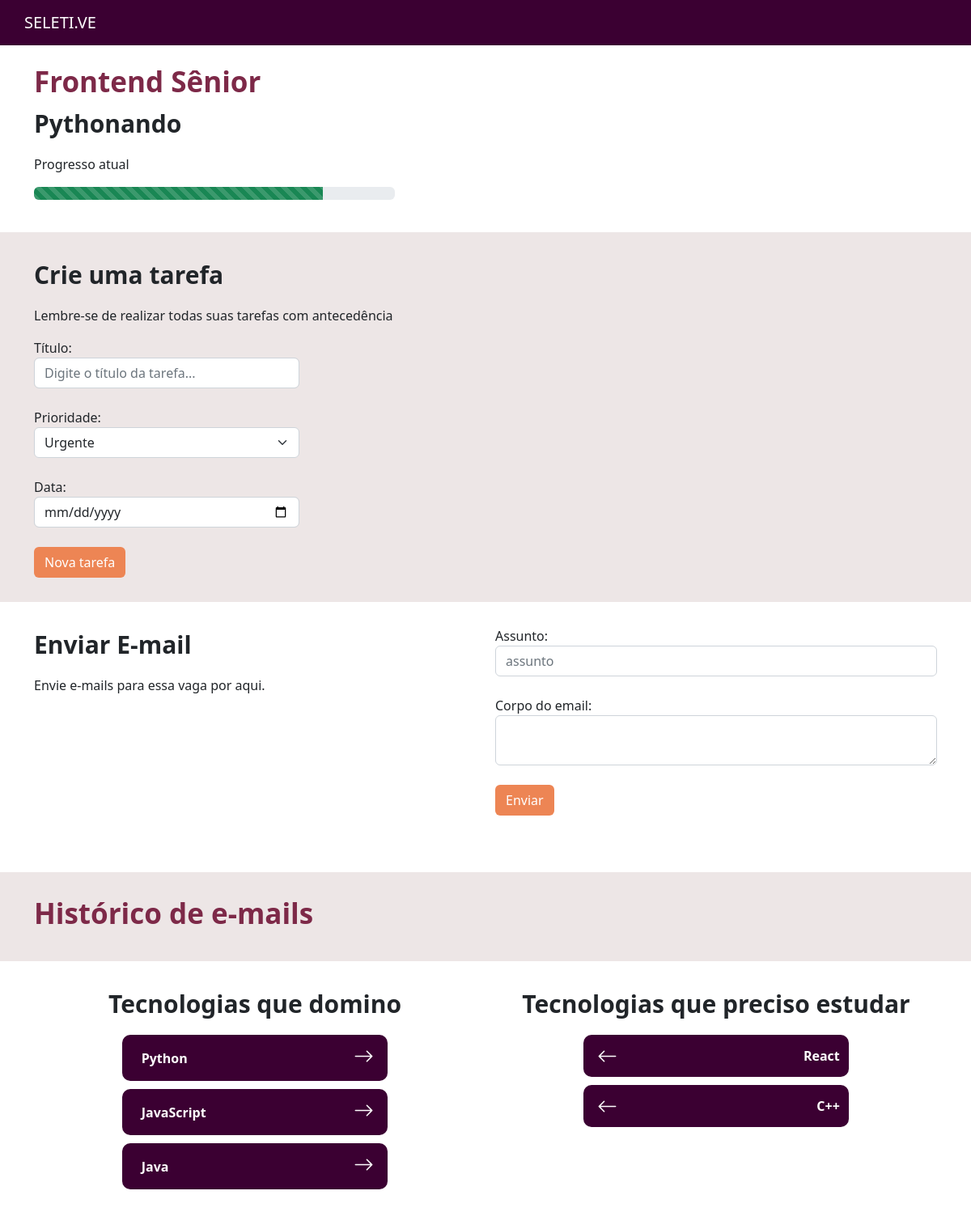
Screenshot of /vagas/vaga/5 with the database file from the repository.
### empresa/models.py (models this page shows, shortened)
class Vagas(models.Model):
    choices_experiencia = (
        ('E', 'Estagio'),
        ('J', 'Júnior'),
        ('P', 'Pleno'),
        ('S', 'Sênior'),
    )
    choices_status = (
        ('I', 'Interesse'),
        ('C', 'Currículo enviado'),
        ('E', 'Entrevista'),
        ('D', 'Desafio técnico'),
        ('F', 'Finalizado')
    )
    empresa = models.ForeignKey(Empresa, null=True, on_delete=models.SET_NULL)
    titulo = models.CharField(max_length=30)
    nivel_experiencia = models.CharField(max_length=2, choices=choices_experiencia)
    data_final = models.DateField()
    email = models.EmailField(null=True)
    status = models.CharField(max_length=30, choices=choices_status)
    tecnologias_dominadas = models.ManyToManyField(Tecnologias)
    tecnologias_estudar = models.ManyToManyField(Tecnologias, related_name='estudar')
    def progresso(self):
        x = [((i + 1)* 20, j[0]) for i, j in enumerate(self.choices_status)]
        x = list(filter(lambda x: x[1] == self.status, x))[0][0]
        return x

class Empresa(models.Model):
    choices_nicho_mercado = (
        ('M', 'Marketing'),
        ('N', 'Nutrição'),
        ('D', 'Design'),
        ('T', 'Tecnologia'),
    )
    logo = models.ImageField(upload_to='logo_empresa', null=True)
    nome = models.CharField(max_length=30)
    email = models.EmailField()
    cidade = models.CharField(max_length=30)
    tecnologias = models.ManyToManyField(Tecnologias)
    endereco = models.CharField(max_length=30)
    caracteristica_empresa = models.TextField()
    nicho_mercado = models.CharField(max_length=4, choices=choices_nicho_mercado)
    def __str__(self):
        return self.nome

class Tecnologias(models.Model):
    tecnologia = models.CharField(max_length=30)
    def __str__(self):
        return self.tecnologia

### vagas/views.py (the view)
# urls.py: path('vaga/<int:id>', views.vaga, name='vaga'),
def vaga(request, id):
    vaga = get_object_or_404(Vagas, id=id)
    tarefas = Tarefa.objects.filter(vaga=vaga).filter(realizada=False)
    emails = Emails.objects.filter(vaga=vaga)
    return render(request, 'vaga.html', {'vaga': vaga, 'tarefas': tarefas, 'emails': emails})

### vagas/templates/vaga.html (shortened to what this page needs)
{% extends 'base.html' %}
{% load static %}
{% block 'head' %}
    <link rel="stylesheet" href="{% static 'vaga/css/vaga.css' %}">
{% endblock %}
{% block 'body' %}
    <div class="container">
        <br>
        <h3 class="titulo">{{vaga.titulo}}</h3>
        <p class="titulo2">{{vaga.empresa}}</p>
        <p>Progresso atual</p>
        <div style="width: 40%" class="progress">
            <div class="progress-bar progress-bar-striped bg-success" role="progressbar" style="width: {{vaga.progresso}}%" aria-valuenow="25" aria-valuemin="0" aria-valuemax="100"></div>
        </div>
    </div>
    <div class="bg2">
        <div class="container">
            <div class="row">
                <div class="col-md">
                    <p class="titulo2">Crie uma tarefa</p>
                    <p>Lembre-se de realizar todas suas tarefas com antecedência</p>
                    <form action="{% url 'nova_tarefa' vaga.id %}" method='POST'>{% csrf_token %}
                        <label>Título:</label>
                        <input name="titulo" type="text" class="form-control input-tarefa" placeholder="Digite o título da tarefa...">
                        <br>
                        <label>Prioridade:</label>
                        <select name="prioridade" class="form-select input-tarefa">
                            <option value="U">Urgente</option>
                        </select>
                        <br>
                        <label>Data:</label>
                        <input name="data" type="date" class="form-control input-tarefa" placeholder="">
                        <br>
                        <input type="submit" value="Nova tarefa" class="btn btn-orange">
                    </form>
                </div>
                <div class="col-md">
                </div>
            </div>
        </div>
    </div>
    <div class="container bg3">
        <div class="row">
            <div class="col-md">
                <p class="titulo2">Enviar E-mail</p>
                <p>Envie e-mails para essa vaga por aqui.</p>
            </div>
            <div class="col-md">
                <form action="{% url "envia_email" vaga.id %}" method="POST"> {% csrf_token %}
                    <label>Assunto:</label>
                    <input name="assunto" type="text" class="form-control" placeholder="assunto">
                    <br>
                    <label>Corpo do email:</label>
                    <textarea name="corpo" class="form-control"></textarea>
                    <br>
                    <input type="submit" class="btn btn-orange" value="Enviar">
                </form>
            </div>
        </div>
    </div>
    <div class="bg2">
        <div class="container">
            <div class="row">
                <h3 class="titulo">Histórico de e-mails</h3>
            </div>
        </div>
    </div>
    <div class="container bg3" align="center">
        <div class="row">
            <div class="col-md">
                <p class="titulo2" id="tecnologias">Tecnologias que domino</p>
                <form action="{% url 'tecnologia_status' vaga.id %}" method="POST"> {% csrf_token %}
                    {% for tecnologia_dominada in vaga.tecnologias_dominadas.all %}
                        <div class="li-tech">
                            <table class="tabela">
                                <tr>
                                    <td style="width: 90%;">
                                        <strong>{{ tecnologia_dominada }}</strong>
                                    </td>
                                    <td align="right" style="width: 10%;">
                                        <button style="background-color: transparent;
                                        background-repeat: no-repeat;
                                        border: none;
                                        cursor: pointer;
                                        overflow: hidden;
                                        width: 30px;
                                        height: 30px;" class="botao-tecnologia" type="submit" value="{{ tecnologia_dominada.id }}" name="tecnologia_dominada">
                                        </button>
                                    </td>
                                </tr>
                            </table>
                        </div>
                    {% empty %}
                        <hr>
                    {% endfor %}
            </div>
            <div class="col-md">
                <p class="titulo2">Tecnologias que preciso estudar</p>
                    {% for tecnologia_estudar in vaga.tecnologias_estudar.all %}
                        <div class="li-tech">
                            <table class="tabela">
                                <tr>
                                    <td style="width: 10%;">
                                        <button style="background-color: transparent;
                                        background-repeat: no-repeat;
                                        border: none;
                                        cursor: pointer;
                                        overflow: hidden;
                                        width: 30px;
                                        height: 30px;" class="botao-tecnologia" type="submit" value="{{ tecnologia_estudar.id }}" name="tecnologia_estudar">
                                        </button>
                                    </td>
                                    <td style="width: 90%;" align="right">
                                        <strong>{{ tecnologia_estudar }}</strong>
                                    </td>
                                </tr>
                            </table>
                        </div>
                    {% empty %}
                        <hr>
                    {% endfor %}
            </div>
        </div>
    </div>
{% endblock %}

### templates/static/base/css/base.css (style rules this page uses)
body { background-color: #C6C6C6; }

### templates/static/vaga/css/vaga.css (style rules this page uses)
.titulo { color: #7D2948; font-weight: bold; font-size: 35px; }
.titulo2 { font-weight: bold; font-size: 30px; }
.bg2 { background-color: #EDE6E6; margin-top: 40px; padding-top: 30px; padding-bottom: 30px; }
.input-tarefa { width: 60%; }
.btn-orange { background-color: #ED8554; color: white; }
.li-tech { background-color: #3B0032; padding: 10px; color:white; border-radius: 10px; margin-top: 10px; width: 60%; }
.arrow-right { float: right; }
.bg3 { padding-top: 30px; padding-bottom: 30px; }

### rows the page displays
Vagas: titulo "Frontend Sênior", empresa "Pythonando"
Tecnologias: tecnologia "Python"
Tecnologias: tecnologia "JavaScript", {{ tecnologia_dominada.id }} 3 (drawn)
Tecnologias: tecnologia "Java"
Tecnologias: tecnologia "React"
Tecnologias: tecnologia "C++"
